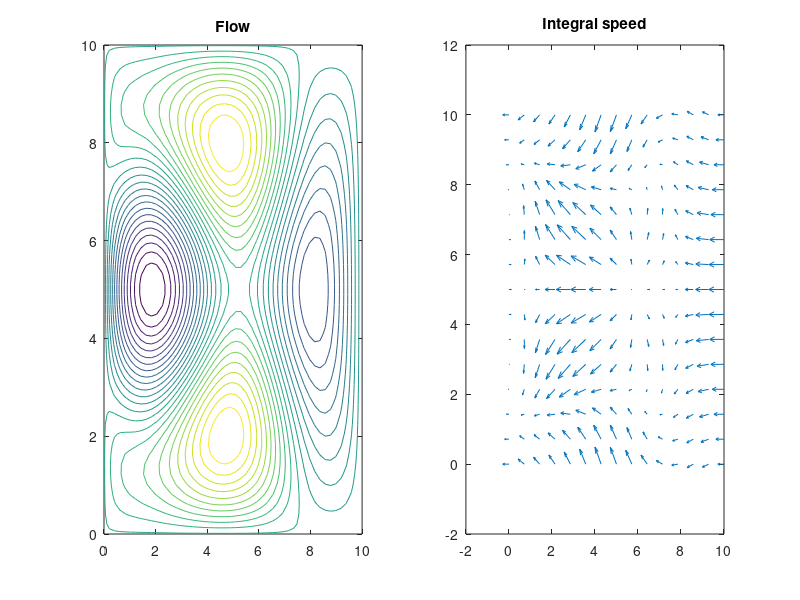

This chart was generated by the following MATLAB code:
clf;

F1 = 1;
F2 = 3;
G1 = 3;
G2 = 3;
l = 1;
s = 3;
m = 3;
p = 1;
r = 10;
q = 10;
r_l = (l.*pi)/r;
r_s = (s.*pi)/r;
q_m = (m.*pi)/q;
q_p = (p.*pi)/q;
mu = 0.2;
beta = 0.2;

A = -beta/(2.*mu)+sqrt((beta/(2.*mu)).^2+q_m.^2);
B = -beta/(2.*mu)-sqrt((beta/(2.*mu)).^2+q_m.^2);
D_1 = q_m.*(mu.*(r_l.^2+q_m.^2)*F1 + beta.*r_l.*F2)/(mu.^2.*(r_l.^2+q_m.^2).^2+beta.^2.*r_l.^2);
D_2 = q_m.*(mu.*(r_l.^2+q_m.^2)*F2 - beta.*r_l.*F1)/(mu.^2.*(r_l.^2+q_m.^2).^2+beta.^2.*r_l.^2);
C_1 = D_1*(exp(B.*r)-(-1).^l)/(exp(A.*r)-exp(B.*r));
C_2 = D_1*((-1).^l-exp(A.*r))/(exp(A.*r)-exp(B.*r));

A_bar = -beta/(2.*mu)+sqrt((beta/(2.*mu)).^2+q_p.^2);
B_bar = -beta/(2.*mu)-sqrt((beta/(2.*mu)).^2+q_p.^2);
D_1_bar = r_s.*(mu.*(r_s.^2+q_p.^2)*G2 - beta.*r_s.*G1)/(mu.^2.*(r_s.^2+q_p.^2).^2+beta.^2.*r_s.^2);
D_2_bar = -r_s.*(mu.*(r_s.^2+q_p.^2)*G1 + beta.*r_s.*G2)/(mu.^2.*(r_s.^2+q_p.^2).^2+beta.^2.*r_s.^2);
C_1_bar = D_1_bar*(exp(B_bar.*r)-(-1).^s)/(exp(A_bar.*r)-exp(B_bar.*r));
C_2_bar = D_1_bar*((-1).^s-exp(A_bar.*r))/(exp(A_bar.*r)-exp(B_bar.*r));

x = linspace(0, r, 50);
y = linspace(0, q, 50);
[xx, yy] = meshgrid(x, y);

Psi = (C_1.*exp(A.*xx)+C_2.*exp(B.*xx)+D_1.*cos(r_l.*xx)+D_2.*sin(r_l.*xx)).*sin(q_m.*yy)+ (C_1_bar.*exp(A_bar.*xx)+C_2_bar.*exp(B_bar.*xx)+D_1_bar.*cos(r_s.*xx) + D_2_bar.*sin(r_s.*xx)).*sin(q_p.*yy);

subplot (1, 2, 1)
contour(xx, yy, Psi, 25);
title ("Flow");

x = linspace(0, r, 15);
y = linspace(0, q, 15);
[xx, yy] = meshgrid(x, y);
% v-component
V = (D_1.*r_l.*sin(r_l.*xx)-D_2.*r_l.*cos(r_l.*xx)-A.*C_1.*exp(A.*xx)-B.*C_2.*exp(B.*xx))*sin(q_m.*yy)+ (D_1_bar.*r_s.*sin(r_s.*xx)-D_2_bar.*r_s.*cos(r_s.*xx)-A_bar.*C_1_bar.*exp(A_bar.*xx)-B_bar.*C_2_bar.*exp(B_bar.*xx)).*sin(q_p.*yy);
% u-component
U = q_m.*(C_1.*exp(A.*xx)+C_2.*exp(B.*xx)+D_1.*cos(r_l.*xx)+D_2.*sin(r_l.*xx)).*cos(q_m.*yy)+ q_p.*(C_1_bar.*exp(A_bar.*xx)+C_2_bar.*exp(B_bar.*xx)+D_1_bar.*cos(r_s.*xx) + D_2_bar.*sin(r_s.*xx)).*cos(q_p.*yy);
subplot (1, 2, 2)
h = quiver(xx, yy, V, U, 0.8);
title ("Integral speed");
